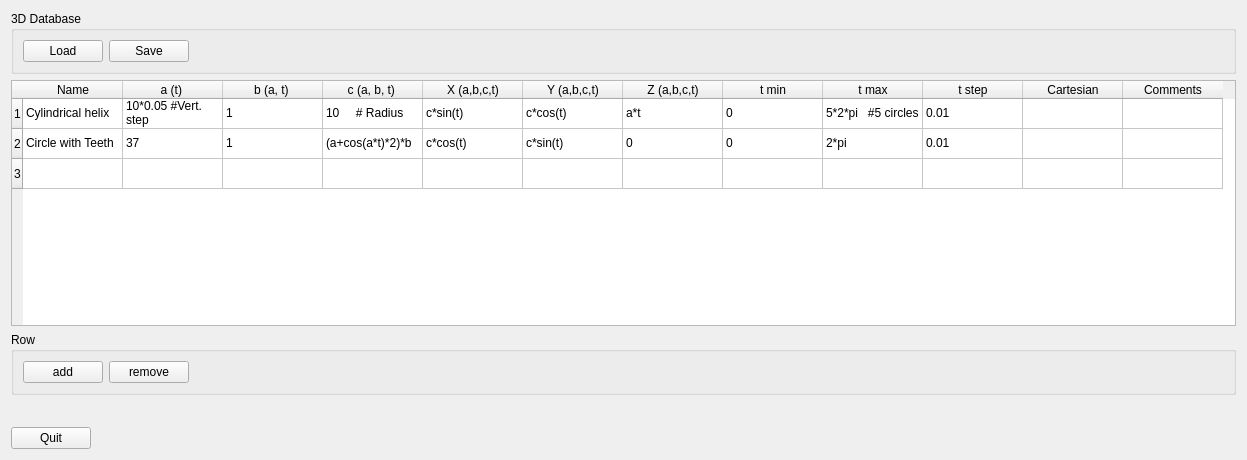
<?xml version="1.0" encoding="UTF-8"?>
<ui version="4.0">
 <class>Form</class>
 <widget class="QWidget" name="Form">
  <property name="geometry">
   <rect>
    <x>0</x>
    <y>0</y>
    <width>1247</width>
    <height>460</height>
   </rect>
  </property>
  <property name="windowTitle">
   <string>Form</string>
  </property>
  <layout class="QGridLayout" name="gridLayout_3">
   <item row="0" column="0">
    <widget class="QGroupBox" name="groupBox_2">
     <property name="title">
      <string>3D Database</string>
     </property>
     <layout class="QGridLayout" name="gridLayout">
      <item row="0" column="0">
       <layout class="QHBoxLayout" name="horizontalLayout">
        <item>
         <widget class="QPushButton" name="button_load">
          <property name="toolTip">
           <string>Click to load common and customs curves.</string>
          </property>
          <property name="text">
           <string>Load</string>
          </property>
         </widget>
        </item>
        <item>
         <widget class="QPushButton" name="button_save">
          <property name="toolTip">
           <string>This will save customs curves only in your HOME directory under &quot;Parametric3D.dat&quot;.</string>
          </property>
          <property name="text">
           <string>Save</string>
          </property>
         </widget>
        </item>
        <item>
         <spacer name="horizontalSpacer_2">
          <property name="orientation">
           <enum>Qt::Horizontal</enum>
          </property>
          <property name="sizeHint" stdset="0">
           <size>
            <width>40</width>
            <height>20</height>
           </size>
          </property>
         </spacer>
        </item>
       </layout>
      </item>
     </layout>
    </widget>
   </item>
   <item row="1" column="0">
    <widget class="QTableWidget" name="tableWidget">
     <row>
      <property name="text">
       <string>1</string>
      </property>
     </row>
     <row>
      <property name="text">
       <string>2</string>
      </property>
     </row>
     <row>
      <property name="text">
       <string>3</string>
      </property>
     </row>
     <column>
      <property name="text">
       <string>Name</string>
      </property>
     </column>
     <column>
      <property name="text">
       <string>a (t) </string>
      </property>
     </column>
     <column>
      <property name="text">
       <string>b (a, t) </string>
      </property>
     </column>
     <column>
      <property name="text">
       <string>c (a, b, t) </string>
      </property>
     </column>
     <column>
      <property name="text">
       <string>X (a,b,c,t)</string>
      </property>
     </column>
     <column>
      <property name="text">
       <string>Y (a,b,c,t)</string>
      </property>
     </column>
     <column>
      <property name="text">
       <string>Z (a,b,c,t)</string>
      </property>
     </column>
     <column>
      <property name="text">
       <string>t min</string>
      </property>
     </column>
     <column>
      <property name="text">
       <string>t max</string>
      </property>
     </column>
     <column>
      <property name="text">
       <string>t step</string>
      </property>
     </column>
     <column>
      <property name="text">
       <string>Cartesian</string>
      </property>
     </column>
     <column>
      <property name="text">
       <string>Comments</string>
      </property>
     </column>
     <item row="0" column="0">
      <property name="text">
       <string>Cylindrical helix</string>
      </property>
     </item>
     <item row="0" column="1">
      <property name="text">
       <string>10*0.05 #Vert. step</string>
      </property>
     </item>
     <item row="0" column="2">
      <property name="text">
       <string>1</string>
      </property>
     </item>
     <item row="0" column="3">
      <property name="text">
       <string>10     # Radius</string>
      </property>
     </item>
     <item row="0" column="4">
      <property name="text">
       <string>c*sin(t)</string>
      </property>
     </item>
     <item row="0" column="5">
      <property name="text">
       <string>c*cos(t)</string>
      </property>
     </item>
     <item row="0" column="6">
      <property name="text">
       <string>a*t</string>
      </property>
     </item>
     <item row="0" column="7">
      <property name="text">
       <string>0</string>
      </property>
     </item>
     <item row="0" column="8">
      <property name="text">
       <string>5*2*pi   #5 circles</string>
      </property>
     </item>
     <item row="0" column="9">
      <property name="text">
       <string>0.01</string>
      </property>
     </item>
     <item row="1" column="0">
      <property name="text">
       <string>Circle with Teeth</string>
      </property>
     </item>
     <item row="1" column="1">
      <property name="text">
       <string>37</string>
      </property>
     </item>
     <item row="1" column="2">
      <property name="text">
       <string>1</string>
      </property>
     </item>
     <item row="1" column="3">
      <property name="text">
       <string>(a+cos(a*t)*2)*b</string>
      </property>
     </item>
     <item row="1" column="4">
      <property name="text">
       <string>c*cos(t)</string>
      </property>
     </item>
     <item row="1" column="5">
      <property name="text">
       <string>c*sin(t)</string>
      </property>
     </item>
     <item row="1" column="6">
      <property name="text">
       <string>0</string>
      </property>
     </item>
     <item row="1" column="7">
      <property name="text">
       <string>0</string>
      </property>
     </item>
     <item row="1" column="8">
      <property name="text">
       <string>2*pi</string>
      </property>
     </item>
     <item row="1" column="9">
      <property name="text">
       <string>0.01</string>
      </property>
     </item>
    </widget>
   </item>
   <item row="2" column="0">
    <widget class="QGroupBox" name="groupBox">
     <property name="title">
      <string>Row</string>
     </property>
     <layout class="QGridLayout" name="gridLayout_2">
      <item row="0" column="0">
       <layout class="QHBoxLayout" name="horizontalLayout_2">
        <item>
         <widget class="QPushButton" name="button_addRow">
          <property name="toolTip">
           <string>Add a row into the table.</string>
          </property>
          <property name="text">
           <string>add</string>
          </property>
         </widget>
        </item>
        <item>
         <widget class="QPushButton" name="button_removeRow">
          <property name="toolTip">
           <string>Remove a row from the table.</string>
          </property>
          <property name="text">
           <string>remove</string>
          </property>
         </widget>
        </item>
        <item>
         <spacer name="horizontalSpacer_3">
          <property name="orientation">
           <enum>Qt::Horizontal</enum>
          </property>
          <property name="sizeHint" stdset="0">
           <size>
            <width>40</width>
            <height>20</height>
           </size>
          </property>
         </spacer>
        </item>
       </layout>
      </item>
     </layout>
    </widget>
   </item>
   <item row="3" column="0">
    <layout class="QHBoxLayout" name="horizontalLayout_4">
     <item>
      <widget class="QComboBox" name="comboBox_select">
       <property name="enabled">
        <bool>false</bool>
       </property>
       <property name="maximumSize">
        <size>
         <width>0</width>
         <height>0</height>
        </size>
       </property>
       <property name="modelColumn">
        <number>1</number>
       </property>
      </widget>
     </item>
     <item>
      <spacer name="horizontalSpacer">
       <property name="orientation">
        <enum>Qt::Horizontal</enum>
       </property>
       <property name="sizeHint" stdset="0">
        <size>
         <width>40</width>
         <height>20</height>
        </size>
       </property>
      </spacer>
     </item>
    </layout>
   </item>
   <item row="4" column="0">
    <layout class="QHBoxLayout" name="horizontalLayout_3">
     <item>
      <widget class="QPushButton" name="button_quit">
       <property name="text">
        <string>Quit</string>
       </property>
      </widget>
     </item>
     <item>
      <spacer name="horizontalSpacer_4">
       <property name="orientation">
        <enum>Qt::Horizontal</enum>
       </property>
       <property name="sizeHint" stdset="0">
        <size>
         <width>40</width>
         <height>20</height>
        </size>
       </property>
      </spacer>
     </item>
    </layout>
   </item>
  </layout>
 </widget>
 <resources/>
 <connections/>
</ui>
